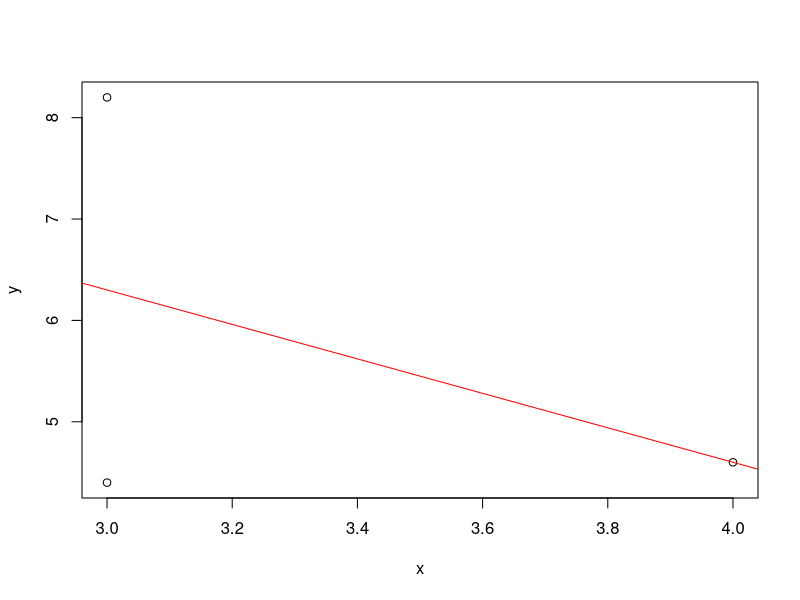
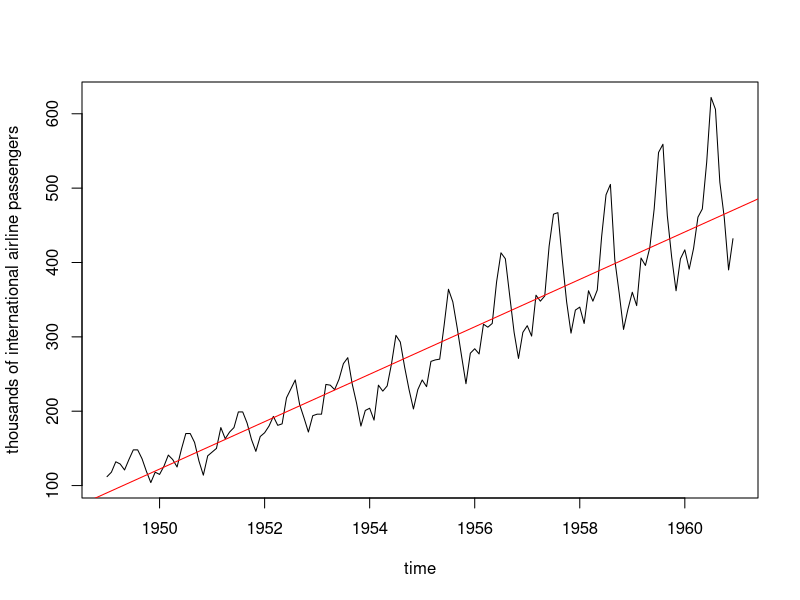
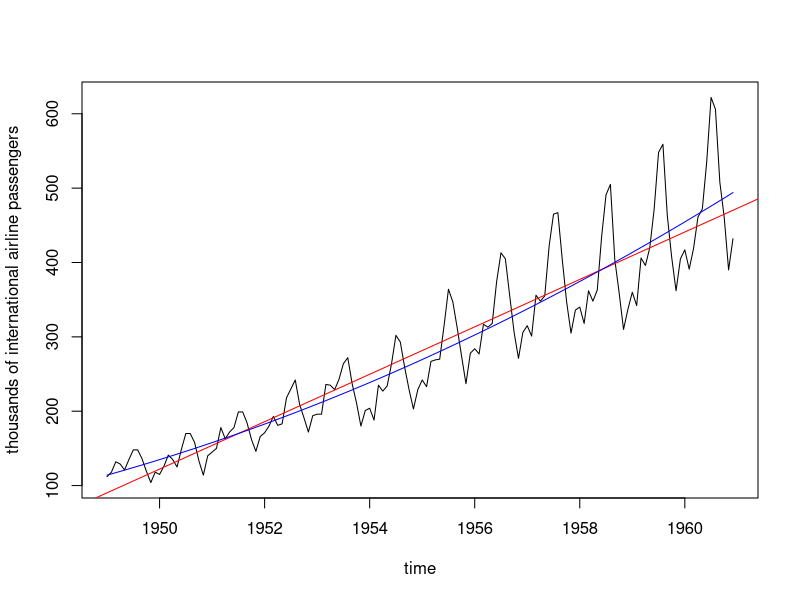

Recreate these plots in R, in order.
## ---- chunk 1
knitr::opts_chunk$set(echo = TRUE)
## ---- chunk 2
x <- c(3,4,3)
y <- c(8.2, 4.6, 4.4)

b.hat <- sum((y -mean(y))*(x-mean(x)))/ sum((x - mean(x))^2);b.hat
b.hat <- as.vector(b.hat) 
a.hat <- mean(y) - b.hat*mean(x);a.hat

plot(x,y)
abline(a.hat, b.hat, col="red")
## ---- chunk 3
y <- AirPassengers
x <- seq(1949, 1960+11/12, by=1/12)

plot(x, y, type="l", xlab="time", ylab="thousands of international airline passengers")

# least-squares slope
b.hat <- (t(x - mean(x)) %*% y)/sum((x - mean(x))^2)
b.hat
b.hat <- as.vector(b.hat)
b.hat

# least-squares intercept
a.hat <- mean(y) - b.hat*mean(x)
a.hat


# using the design matrix formula
X <- cbind(1, x)
solve(t(X) %*% X) %*% t(X) %*% y


# A line doesn't fully capture the pattern exhibited this data,
# but here's the least-squares line anyway.
abline(a.hat, b.hat, col="red")


# the least-squares predictions are
y.hat <- a.hat + b.hat*x

# or using the design matrix formula
# X %*% solve(t(X) %*% X) %*% t(X) %*% y
## ---- chunk 4
# Verifying the ANOVA decomposition

# variance of prediction vector
var(y.hat)
# equal to variance of regression vector
var(y.hat - mean(y))

# variance of residuals
var(y - y.hat)

# sum of the two variances
var(y.hat) + var(y - y.hat)

# variance of response vector
var(y)
## ---- chunk 5
X <- cbind(1, x, x^2)
## ---- chunk 6
X <- cbind(1, x - mean(x), (x - mean(x))^2)
ls.coeffs <- solve(t(X) %*% X) %*% t(X) %*% y
## ---- chunk 7
plot(x, y, type="l", xlab="time", ylab="thousands of international airline passengers")
abline(a.hat, b.hat, col="red")
y.hat2 <- ls.coeffs[1] + ls.coeffs[2]*(x - mean(x)) + ls.coeffs[3]*(x - mean(x))^2
lines(x, y.hat2, col="blue")
## ---- chunk 8
round(ls.coeffs, 2)
## ---- chunk 9
var(y - y.hat) - var(y - y.hat2)

## ---- chunk 10
var(y.hat-y.hat2)
